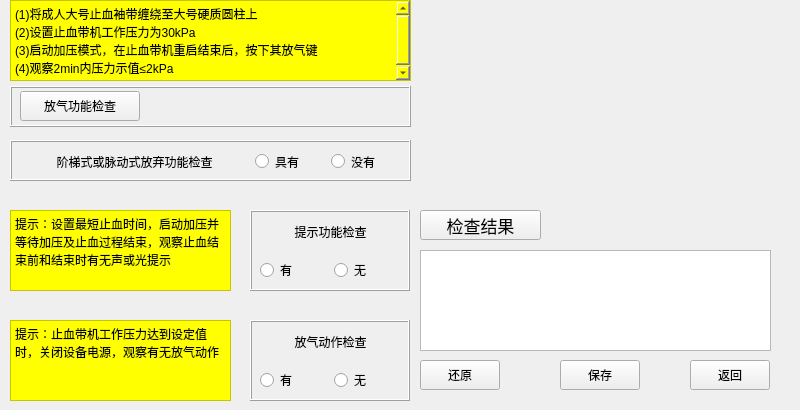
<?xml version="1.0" encoding="UTF-8"?>
<ui version="4.0">
 <class>Form</class>
 <widget class="QWidget" name="Form">
  <property name="geometry">
   <rect>
    <x>0</x>
    <y>0</y>
    <width>800</width>
    <height>410</height>
   </rect>
  </property>
  <property name="windowTitle">
   <string>Form</string>
  </property>
  <widget class="QTextBrowser" name="textBrowser_1">
   <property name="geometry">
    <rect>
     <x>10</x>
     <y>0</y>
     <width>401</width>
     <height>81</height>
    </rect>
   </property>
   <property name="styleSheet">
    <string notr="true">background-color:yellow
</string>
   </property>
   <property name="html">
    <string>&lt;!DOCTYPE HTML PUBLIC &quot;-//W3C//DTD HTML 4.0//EN&quot; &quot;http://www.w3.org/TR/REC-html40/strict.dtd&quot;&gt;
&lt;html&gt;&lt;head&gt;&lt;meta name=&quot;qrichtext&quot; content=&quot;1&quot; /&gt;&lt;style type=&quot;text/css&quot;&gt;
p, li { white-space: pre-wrap; }
&lt;/style&gt;&lt;/head&gt;&lt;body style=&quot; font-family:'SimSun'; font-size:9pt; font-weight:400; font-style:normal;&quot;&gt;
&lt;p style=&quot; margin-top:0px; margin-bottom:0px; margin-left:0px; margin-right:0px; -qt-block-indent:0; text-indent:0px;&quot;&gt;(1)将成人大号止血袖带缠绕至大号硬质圆柱上&lt;/p&gt;
&lt;p style=&quot; margin-top:0px; margin-bottom:0px; margin-left:0px; margin-right:0px; -qt-block-indent:0; text-indent:0px;&quot;&gt;(2)设置止血带机工作压力为30kPa&lt;/p&gt;
&lt;p style=&quot; margin-top:0px; margin-bottom:0px; margin-left:0px; margin-right:0px; -qt-block-indent:0; text-indent:0px;&quot;&gt;(3)启动加压模式，在止血带机重启结束后，按下其放气键&lt;/p&gt;
&lt;p style=&quot; margin-top:0px; margin-bottom:0px; margin-left:0px; margin-right:0px; -qt-block-indent:0; text-indent:0px;&quot;&gt;(4)观察2min内压力示值≤2kPa&lt;/p&gt;&lt;/body&gt;&lt;/html&gt;</string>
   </property>
  </widget>
  <widget class="QFrame" name="frame_1">
   <property name="geometry">
    <rect>
     <x>10</x>
     <y>86</y>
     <width>401</width>
     <height>41</height>
    </rect>
   </property>
   <property name="frameShape">
    <enum>QFrame::Box</enum>
   </property>
   <property name="frameShadow">
    <enum>QFrame::Raised</enum>
   </property>
   <property name="lineWidth">
    <number>1</number>
   </property>
   <property name="midLineWidth">
    <number>0</number>
   </property>
  </widget>
  <widget class="QFrame" name="frame_2">
   <property name="geometry">
    <rect>
     <x>10</x>
     <y>140</y>
     <width>401</width>
     <height>41</height>
    </rect>
   </property>
   <property name="frameShape">
    <enum>QFrame::Box</enum>
   </property>
   <property name="frameShadow">
    <enum>QFrame::Raised</enum>
   </property>
   <property name="lineWidth">
    <number>1</number>
   </property>
   <property name="midLineWidth">
    <number>0</number>
   </property>
  </widget>
  <widget class="QWidget" name="gridLayoutWidget_2">
   <property name="geometry">
    <rect>
     <x>20</x>
     <y>146</y>
     <width>381</width>
     <height>31</height>
    </rect>
   </property>
   <layout class="QGridLayout" name="gridLayout_2">
    <item row="0" column="3">
     <widget class="QRadioButton" name="radioButton_2">
      <property name="sizePolicy">
       <sizepolicy hsizetype="Minimum" vsizetype="Preferred">
        <horstretch>0</horstretch>
        <verstretch>0</verstretch>
       </sizepolicy>
      </property>
      <property name="minimumSize">
       <size>
        <width>70</width>
        <height>0</height>
       </size>
      </property>
      <property name="maximumSize">
       <size>
        <width>70</width>
        <height>16777215</height>
       </size>
      </property>
      <property name="text">
       <string>没有</string>
      </property>
     </widget>
    </item>
    <item row="0" column="2">
     <widget class="QRadioButton" name="radioButton">
      <property name="enabled">
       <bool>true</bool>
      </property>
      <property name="sizePolicy">
       <sizepolicy hsizetype="Minimum" vsizetype="Preferred">
        <horstretch>0</horstretch>
        <verstretch>0</verstretch>
       </sizepolicy>
      </property>
      <property name="minimumSize">
       <size>
        <width>70</width>
        <height>0</height>
       </size>
      </property>
      <property name="maximumSize">
       <size>
        <width>70</width>
        <height>16777215</height>
       </size>
      </property>
      <property name="text">
       <string>具有</string>
      </property>
     </widget>
    </item>
    <item row="0" column="1">
     <widget class="QLabel" name="label_3">
      <property name="text">
       <string>阶梯式或脉动式放弃功能检查</string>
      </property>
      <property name="alignment">
       <set>Qt::AlignCenter</set>
      </property>
     </widget>
    </item>
   </layout>
  </widget>
  <widget class="QTextBrowser" name="textBrowser_3">
   <property name="geometry">
    <rect>
     <x>10</x>
     <y>210</y>
     <width>221</width>
     <height>81</height>
    </rect>
   </property>
   <property name="styleSheet">
    <string notr="true">background-color:yellow</string>
   </property>
   <property name="html">
    <string>&lt;!DOCTYPE HTML PUBLIC &quot;-//W3C//DTD HTML 4.0//EN&quot; &quot;http://www.w3.org/TR/REC-html40/strict.dtd&quot;&gt;
&lt;html&gt;&lt;head&gt;&lt;meta name=&quot;qrichtext&quot; content=&quot;1&quot; /&gt;&lt;style type=&quot;text/css&quot;&gt;
p, li { white-space: pre-wrap; }
&lt;/style&gt;&lt;/head&gt;&lt;body style=&quot; font-family:'SimSun'; font-size:9pt; font-weight:400; font-style:normal;&quot;&gt;
&lt;p style=&quot; margin-top:0px; margin-bottom:0px; margin-left:0px; margin-right:0px; -qt-block-indent:0; text-indent:0px;&quot;&gt;提示：设置最短止血时间，启动加压并等待加压及止血过程结束，观察止血结束前和结束时有无声或光提示&lt;/p&gt;&lt;/body&gt;&lt;/html&gt;</string>
   </property>
  </widget>
  <widget class="QWidget" name="gridLayoutWidget_4">
   <property name="geometry">
    <rect>
     <x>260</x>
     <y>215</y>
     <width>141</width>
     <height>71</height>
    </rect>
   </property>
   <layout class="QGridLayout" name="gridLayout_4">
    <item row="0" column="0" colspan="2">
     <widget class="QLabel" name="label_4">
      <property name="text">
       <string>提示功能检查</string>
      </property>
      <property name="alignment">
       <set>Qt::AlignCenter</set>
      </property>
     </widget>
    </item>
    <item row="1" column="0">
     <widget class="QRadioButton" name="radioButton_3">
      <property name="enabled">
       <bool>true</bool>
      </property>
      <property name="sizePolicy">
       <sizepolicy hsizetype="Minimum" vsizetype="Preferred">
        <horstretch>0</horstretch>
        <verstretch>0</verstretch>
       </sizepolicy>
      </property>
      <property name="text">
       <string>有</string>
      </property>
     </widget>
    </item>
    <item row="1" column="1">
     <widget class="QRadioButton" name="radioButton_4">
      <property name="sizePolicy">
       <sizepolicy hsizetype="Minimum" vsizetype="Preferred">
        <horstretch>0</horstretch>
        <verstretch>0</verstretch>
       </sizepolicy>
      </property>
      <property name="text">
       <string>无</string>
      </property>
     </widget>
    </item>
   </layout>
  </widget>
  <widget class="QFrame" name="frame_4">
   <property name="geometry">
    <rect>
     <x>250</x>
     <y>210</y>
     <width>160</width>
     <height>81</height>
    </rect>
   </property>
   <property name="frameShape">
    <enum>QFrame::Box</enum>
   </property>
   <property name="frameShadow">
    <enum>QFrame::Raised</enum>
   </property>
   <property name="lineWidth">
    <number>1</number>
   </property>
   <property name="midLineWidth">
    <number>0</number>
   </property>
  </widget>
  <widget class="QTextBrowser" name="textBrowser_4">
   <property name="geometry">
    <rect>
     <x>10</x>
     <y>320</y>
     <width>221</width>
     <height>81</height>
    </rect>
   </property>
   <property name="styleSheet">
    <string notr="true">background-color:yellow
</string>
   </property>
   <property name="html">
    <string>&lt;!DOCTYPE HTML PUBLIC &quot;-//W3C//DTD HTML 4.0//EN&quot; &quot;http://www.w3.org/TR/REC-html40/strict.dtd&quot;&gt;
&lt;html&gt;&lt;head&gt;&lt;meta name=&quot;qrichtext&quot; content=&quot;1&quot; /&gt;&lt;style type=&quot;text/css&quot;&gt;
p, li { white-space: pre-wrap; }
&lt;/style&gt;&lt;/head&gt;&lt;body style=&quot; font-family:'SimSun'; font-size:9pt; font-weight:400; font-style:normal;&quot;&gt;
&lt;p style=&quot; margin-top:0px; margin-bottom:0px; margin-left:0px; margin-right:0px; -qt-block-indent:0; text-indent:0px;&quot;&gt;提示：止血带机工作压力达到设定值时，关闭设备电源，观察有无放气动作&lt;/p&gt;&lt;/body&gt;&lt;/html&gt;</string>
   </property>
  </widget>
  <widget class="QWidget" name="gridLayoutWidget_5">
   <property name="geometry">
    <rect>
     <x>260</x>
     <y>325</y>
     <width>141</width>
     <height>71</height>
    </rect>
   </property>
   <layout class="QGridLayout" name="gridLayout_5">
    <item row="0" column="0" colspan="2">
     <widget class="QLabel" name="label_5">
      <property name="text">
       <string>放气动作检查</string>
      </property>
      <property name="alignment">
       <set>Qt::AlignCenter</set>
      </property>
     </widget>
    </item>
    <item row="1" column="0">
     <widget class="QRadioButton" name="radioButton_5">
      <property name="enabled">
       <bool>true</bool>
      </property>
      <property name="sizePolicy">
       <sizepolicy hsizetype="Minimum" vsizetype="Preferred">
        <horstretch>0</horstretch>
        <verstretch>0</verstretch>
       </sizepolicy>
      </property>
      <property name="text">
       <string>有</string>
      </property>
     </widget>
    </item>
    <item row="1" column="1">
     <widget class="QRadioButton" name="radioButton_6">
      <property name="sizePolicy">
       <sizepolicy hsizetype="Minimum" vsizetype="Preferred">
        <horstretch>0</horstretch>
        <verstretch>0</verstretch>
       </sizepolicy>
      </property>
      <property name="text">
       <string>无</string>
      </property>
     </widget>
    </item>
   </layout>
  </widget>
  <widget class="QFrame" name="frame_5">
   <property name="geometry">
    <rect>
     <x>250</x>
     <y>320</y>
     <width>160</width>
     <height>81</height>
    </rect>
   </property>
   <property name="frameShape">
    <enum>QFrame::Box</enum>
   </property>
   <property name="frameShadow">
    <enum>QFrame::Raised</enum>
   </property>
   <property name="lineWidth">
    <number>1</number>
   </property>
   <property name="midLineWidth">
    <number>0</number>
   </property>
  </widget>
  <widget class="QLabel" name="label_conform">
   <property name="geometry">
    <rect>
     <x>640</x>
     <y>210</y>
     <width>130</width>
     <height>30</height>
    </rect>
   </property>
   <property name="font">
    <font>
     <pointsize>14</pointsize>
    </font>
   </property>
   <property name="styleSheet">
    <string notr="true"/>
   </property>
   <property name="text">
    <string/>
   </property>
  </widget>
  <widget class="QTextBrowser" name="textBrowser">
   <property name="geometry">
    <rect>
     <x>420</x>
     <y>250</y>
     <width>351</width>
     <height>101</height>
    </rect>
   </property>
  </widget>
  <widget class="QPushButton" name="pushButton_return">
   <property name="geometry">
    <rect>
     <x>690</x>
     <y>360</y>
     <width>80</width>
     <height>30</height>
    </rect>
   </property>
   <property name="text">
    <string>返回</string>
   </property>
  </widget>
  <widget class="QPushButton" name="pushButton_clear">
   <property name="geometry">
    <rect>
     <x>420</x>
     <y>360</y>
     <width>80</width>
     <height>30</height>
    </rect>
   </property>
   <property name="text">
    <string>还原</string>
   </property>
  </widget>
  <widget class="QPushButton" name="pushButton_2">
   <property name="geometry">
    <rect>
     <x>420</x>
     <y>210</y>
     <width>121</width>
     <height>30</height>
    </rect>
   </property>
   <property name="font">
    <font>
     <family>Adobe Devanagari</family>
     <pointsize>13</pointsize>
    </font>
   </property>
   <property name="text">
    <string>检查结果</string>
   </property>
  </widget>
  <widget class="QWidget" name="gridLayoutWidget">
   <property name="geometry">
    <rect>
     <x>20</x>
     <y>90</y>
     <width>381</width>
     <height>32</height>
    </rect>
   </property>
   <layout class="QGridLayout" name="gridLayout_3">
    <item row="0" column="2">
     <widget class="QLabel" name="label">
      <property name="text">
       <string/>
      </property>
     </widget>
    </item>
    <item row="0" column="1">
     <widget class="QLabel" name="label_2">
      <property name="sizePolicy">
       <sizepolicy hsizetype="Fixed" vsizetype="Preferred">
        <horstretch>0</horstretch>
        <verstretch>0</verstretch>
       </sizepolicy>
      </property>
      <property name="minimumSize">
       <size>
        <width>80</width>
        <height>0</height>
       </size>
      </property>
      <property name="maximumSize">
       <size>
        <width>80</width>
        <height>30</height>
       </size>
      </property>
      <property name="text">
       <string/>
      </property>
      <property name="alignment">
       <set>Qt::AlignCenter</set>
      </property>
     </widget>
    </item>
    <item row="0" column="0">
     <widget class="QPushButton" name="pushButton">
      <property name="sizePolicy">
       <sizepolicy hsizetype="Fixed" vsizetype="Fixed">
        <horstretch>0</horstretch>
        <verstretch>0</verstretch>
       </sizepolicy>
      </property>
      <property name="minimumSize">
       <size>
        <width>120</width>
        <height>30</height>
       </size>
      </property>
      <property name="maximumSize">
       <size>
        <width>120</width>
        <height>16777215</height>
       </size>
      </property>
      <property name="text">
       <string>放气功能检查</string>
      </property>
     </widget>
    </item>
   </layout>
  </widget>
  <widget class="QPushButton" name="pushButton_save">
   <property name="geometry">
    <rect>
     <x>560</x>
     <y>360</y>
     <width>80</width>
     <height>30</height>
    </rect>
   </property>
   <property name="text">
    <string>保存</string>
   </property>
  </widget>
  <zorder>frame_1</zorder>
  <zorder>frame_5</zorder>
  <zorder>frame_4</zorder>
  <zorder>textBrowser_1</zorder>
  <zorder>frame_2</zorder>
  <zorder>gridLayoutWidget_2</zorder>
  <zorder>textBrowser_3</zorder>
  <zorder>gridLayoutWidget_4</zorder>
  <zorder>textBrowser_4</zorder>
  <zorder>gridLayoutWidget_5</zorder>
  <zorder>label_conform</zorder>
  <zorder>textBrowser</zorder>
  <zorder>pushButton_return</zorder>
  <zorder>pushButton_clear</zorder>
  <zorder>pushButton_2</zorder>
  <zorder>gridLayoutWidget</zorder>
  <zorder>pushButton_save</zorder>
 </widget>
 <resources/>
 <connections/>
</ui>
